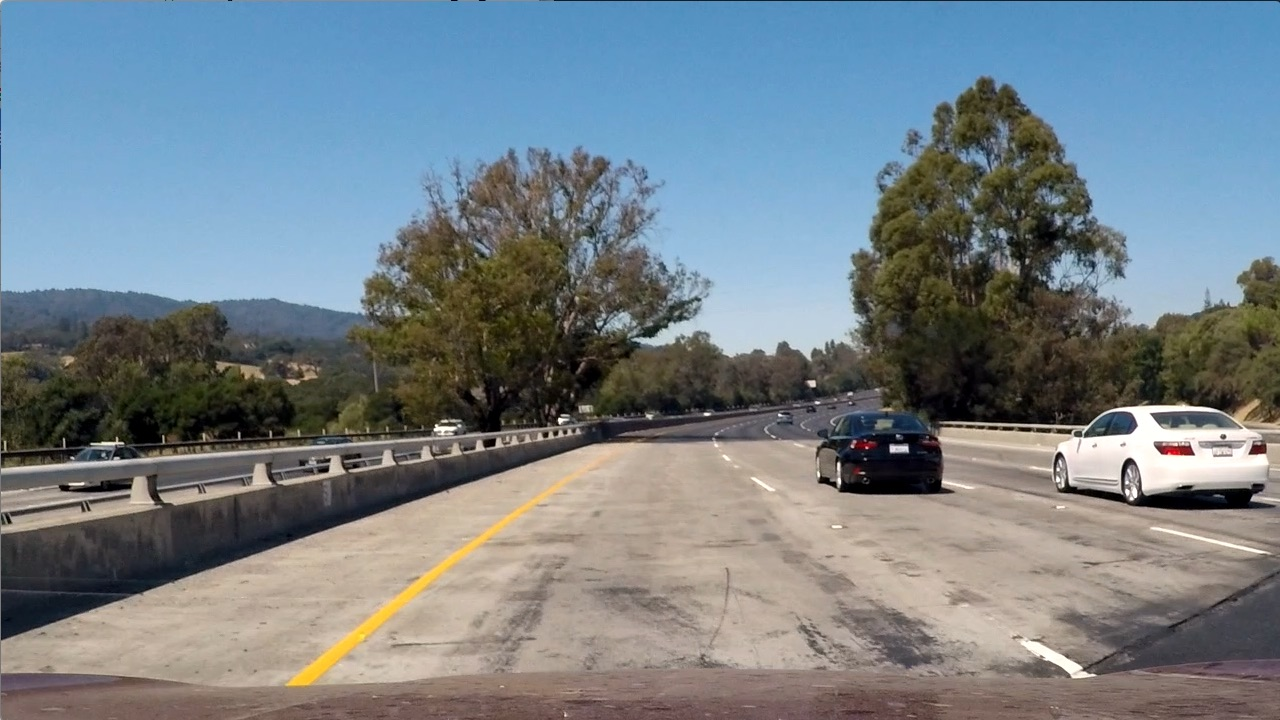
#> input picture test_images/test1.jpg, 1280 x 720 px
$ python lane.py   (older library calls are emulated)
#> lines starting #> are read from the running program, lines starting #| are printed output that depends on the picture; after the words box and inside, x2 and y2 are one past the last pixel; in counts of white or black regions, pixels touching at a corner belong together
### camera.py
import os
import cv2
import pickle
import numpy as np
import matplotlib.pyplot as plt
import matplotlib.image as mpimg


#CONSTANTS
CAMERA_PARAMETERS_FILE = "parameter_camera.pkl"
WARP_PARAMETERS_FILE = "parameter_warp.pkl"

#COMMON FUNCTIONS
# [7 lines left out: function show_image, not called in this run]

def show_images(origin, undistorted, title1="", title2="", filename=None):
    f, (ax1, ax2) = plt.subplots(1, 2, figsize=(24, 9))
    f.tight_layout()
    if len(origin.shape) > 2:
        ax1.imshow(origin)
    else:
        #Gray image
        ax1.imshow(origin, cmap='gray')
    ax1.set_title(title1, fontsize=50)
    if len(undistorted.shape) > 2:
        ax2.imshow(undistorted)
    else:
        #Gray image
        ax2.imshow(undistorted, cmap='gray')
    ax2.set_title(title2, fontsize=50)
    plt.subplots_adjust(left=0., right=1, top=0.9, bottom=0.)
    if filename is not None:
        plt.savefig('output_images/'+filename+'.png', dpi=100)
    plt.show()

## CALIBRATE CAMERA
ret, mtx, dist, rvecs, tvecs = (None, None, None, None, None)

# Calibrate camera using the OpenCv chessboad method
# [35 lines left out: function calibrate_camera, not called in this run]

## UNDISTORT IMAGE
# Undistort images with paramters found with the chessboard method
def undistort_image(img):
    global ret, mtx, dist, rvecs, tvecs
    if mtx is None or dist is None:
        #try to load from file
        try:
            camera_pickle = pickle.load( open( CAMERA_PARAMETERS_FILE, "rb" ) )
            (ret, mtx, dist, rvecs, tvecs) = camera_pickle
        except:
            calibrate_camera('camera_cal')
    return cv2.undistort(img, mtx, dist, None, mtx)

##Transform Bird View Perspective
M = None
Minv = None
# [75 lines left out: functions calibrate_warp_dashboard, calibrate_warp_lane, not called in this run]

def warp(img, nx=9, ny=6):
    global M, Minv
    if M is None:
        try:
            warp_pickle = pickle.load( open(WARP_PARAMETERS_FILE, "rb" ) )
            (M, Minv) = warp_pickle
        except:
            calibrate_warp(img, nx, ny)
    img_size = (img.shape[1], img.shape[0])
    warped = cv2.warpPerspective(img, M, img_size, flags=cv2.INTER_LINEAR)
    return warped

## Separate Region
# [18 lines left out: function region_of_interest, not called in this run]

def drawing(undist, warped, ploty, left_fitx, right_fitx, left_curverad, right_curverad, center, left, right, show=False):
    global Minv

    # Create an image to draw the lines on
    warp_zero = np.zeros_like(warped).astype(np.uint8)
    color_warp = np.dstack((warp_zero, warp_zero, warp_zero))

    # Recast the x and y points into usable format for cv2.fillPoly()
    pts_left = np.array([np.transpose(np.vstack([left_fitx, ploty]))])
    pts_right = np.array([np.flipud(np.transpose(np.vstack([right_fitx, ploty])))])
    pts = np.hstack((pts_left, pts_right))

    # Draw the lane onto the warped blank image
    cv2.fillPoly(color_warp, np.int_([pts]), (0,255, 0))

    # Warp the blank back to original image space using inverse perspective matrix (Minv)
    newwarp = cv2.warpPerspective(color_warp, Minv, (undist.shape[1], undist.shape[0]))

    #Print radius
    mean = (left_curverad + right_curverad)/float(2)
    cv2.putText(newwarp, "Radius: " + ("{0:.3f} (meters)".format(mean)), (20,30), cv2.FONT_HERSHEY_SIMPLEX, 1, (255,255,255), 4, cv2.LINE_AA)

    #Print center
    cv2.putText(newwarp, "Center OFFSET: " + ("{0:.3f} (meters)".format(center)), (20,60), cv2.FONT_HERSHEY_SIMPLEX, 1, (255,255,255), 4, cv2.LINE_AA)

    #Print left
    #cv2.putText(newwarp, "Left Lane: " + ("{0:.3f} (meters)".format(left)), (20,90), cv2.FONT_HERSHEY_SIMPLEX, 1, (255,255,255), 4, cv2.LINE_AA)

    #Print right
    #cv2.putText(newwarp, "Right Lane: " + ("{0:.3f} (meters)".format(right)), (20,120), cv2.FONT_HERSHEY_SIMPLEX, 1, (255,255,255), 4, cv2.LINE_AA)

    # Combine the result with the original image
    result = cv2.addWeighted(undist, 1, newwarp, 0.3, 0)
    if show:
        plt.imshow(result)
        plt.show()
    return result

# [8 lines that do not run on import are left out]
    #warp = warp(undistorted)
    #show_images(undistorted, warp, title1='Orginal', title2='Warped', filename='warp')


### gradient.py
import cv2
import numpy as np

## GRADIENT
def abs_sobel_thresh(img, orient='x', sobel_kernel=3, thresh=(0, 255)):
    # Calculate directional gradient
    o1, o2 = (1,0)
    if orient=='y':
        o1, o2 = (0,1)
    sobel = cv2.Sobel(img, cv2.CV_64F, o1, o2, ksize=sobel_kernel)
    sobel = np.absolute(sobel)
    # Rescale to 8-bit (0 - 255) then convert to type = np.uint8
    scaled_sobel = np.uint8(255*sobel/np.max(sobel))
    # Create a mask of 1's where the scaled gradient magnitude
    sbinary = np.zeros_like(scaled_sobel)
    # Apply threshold
    sbinary[(scaled_sobel >= thresh[0]) & (scaled_sobel <= thresh[1])] = 1
    return sbinary

# [25 lines left out: functions mag_thresh, dir_threshold, not called in this run]

def hls_threshold(img, thresh=(0, 255)):
    hls = cv2.cvtColor(img, cv2.COLOR_RGB2HLS)
    #threshold saturation
    s_channel = hls[:,:,2]
    s_binary = np.zeros_like(s_channel)
    s_binary[(s_channel >= thresh[0]) & (s_channel <= thresh[1])] = 1
    return s_binary

def hue_threshold(img):
    hsv = cv2.cvtColor(img, cv2.COLOR_RGB2HSV)
    #get yellow and white color for hue
    h_channel = hsv[:,:,0]
    s_channel = hsv[:,:,1]
    v_channel = hsv[:,:,2]
    #get only yellow
    y_binary = np.zeros_like(h_channel)
    y_binary[((h_channel >= 0) & (h_channel <= 40))
             & ((s_channel >= 80) & (s_channel <= 255))
             & ((v_channel >= 200) & (v_channel <= 255))] = 1 #200 - 255
    #get only white
    w_binary = np.zeros_like(h_channel)
    w_binary[((h_channel >= 20) & (h_channel <= 255))
             & ((s_channel >= 0) & (s_channel <= 80))
             & ((v_channel >= 200) & (v_channel <= 255))] = 1
    combined = np.zeros_like(h_channel)
    combined[((y_binary == 1) | (w_binary == 1))] = 1
    return combined

# [26 lines left out: function test_gradient, not called in this run]

def combined_gradient(img):
    gray = cv2.cvtColor(img, cv2.COLOR_RGB2GRAY)
    gradx = abs_sobel_thresh(gray, orient='x', sobel_kernel=3, thresh=(20,100))
    hls = hls_threshold(img, thresh=(170, 255))
    hue = hue_threshold(img)
    combined = np.zeros_like(gradx)
    combined[((hue == 1) & (hls == 1)) | (gradx == 1) ] = 1
    return combined

# [12 lines that do not run on import are left out]

### lane.py
import cv2
import pickle
import numpy as np
import matplotlib.pyplot as plt
import matplotlib.image as mpimg

#Classes
# Define a class to receive the characteristics of each line detection
class Line():

    n = 45# 45 frames / 1/2 seconds
    def __init__(self, width, height):
        self.reset(width, height)

    def reset(self, width, height):
        #numer of misses
        self.miss = 0
        #const ploty
        self.ploty = np.linspace(0, height-1, height)
        # was the line detected in the last iteration?
        self.detected = False  #
        # x values of the last n fits of the line
        self.recent_xfitted = []#
        # confidence weights for fitted line
        self.recent_xconfidence = [] #between 0-1
        #average x values of the fitted line over the last n iterations
        self.bestx = None#
        #polynomial coefficients averaged over the last n iterations
        self.best_fit = None
        #polynomial coefficients for the most recent fit
        self.current_fit = [np.array([False])]
        #radius of curvature of the line in some units
        self.radius_of_curvature = None#
        self.radius_of_curvature_n = []#
        #distance in meters of vehicle center from the lane
        self.line_base_pos = None#
        self.line_base_pos_n = []#
        #distance in meters of vehicle center from the line
        self.line_base_pos_center = None#
        self.line_base_pos_center_n = []#
        #x values for detected line pixels
        self.allx = None
        #y values for detected line pixels
        self.ally = None

    # [69 lines left out: functions update, histogram_max, histogram_gradient, plot_curve, not called in this run]

def compute_metrics(p, lx, rx, width):

    # Define conversions in x and y from pixels space to meters
    ym_per_pix = 30/720 # meters per pixel in y dimension
    xm_per_pix = 3.7/800 # meters per pixel in x dimension
    lx = lx[::-1]  # Reverse to match top-to-bottom in y
    rx = rx[::-1]  # Reverse to match top-to-bottom in y

    y_eval = np.max(p)

    # Fit new polynomials to x,y in world space
    left_fit_cr = np.polyfit(p*ym_per_pix, lx*xm_per_pix, 2)
    right_fit_cr = np.polyfit(p*ym_per_pix, rx*xm_per_pix, 2)
    # Calculate the new radii of curvature
    left_curverad = ((1 + (2*left_fit_cr[0]*y_eval*ym_per_pix + left_fit_cr[1])**2)**1.5) / np.absolute(2*left_fit_cr[0])
    right_curverad = ((1 + (2*right_fit_cr[0]*y_eval*ym_per_pix + right_fit_cr[1])**2)**1.5) / np.absolute(2*right_fit_cr[0])
    # Now our radius of curvature is in meters

     #Compute center
    center_lane = (lx[0] + (rx[0] - lx[0])/2)
    center_img  = width/2
    center = abs((center_lane - center_img)*(xm_per_pix))

    #Compute left
    left = abs((center_lane - lx[0])*(xm_per_pix))

    #Compute right
    right = abs((rx[0] - center_lane)*(xm_per_pix))

    return (left_curverad, right_curverad, center, left, right)

def sliding_window(img_binary, show_image=False):

    left_fit  = None
    right_fit = None
    left_fitx = None
    right_fitx= None
    left_lane_inds  = None
    right_lane_inds = None
    leftx = None
    rightx = None

    # Take a histogram of the bottom half of the image
    histogram = np.sum(img_binary[img_binary.shape[0]//2:,:], axis=0)
    # Create an output image to draw on and  visualize the result
    if show_image:
        out_img = np.dstack((img_binary, img_binary, img_binary))*255
    # Find the peak of the left and right halves of the histogram
    # These will be the starting point for the left and right lines
    midpoint = np.int(histogram.shape[0]/2)
    leftx_base = np.argmax(histogram[:midpoint])
    rightx_base = np.argmax(histogram[midpoint:]) + midpoint

    # Choose the number of sliding windows
    nwindows = 9
    # Set height of windows
    window_height = np.int(img_binary.shape[0]/nwindows)
    # Identify the x and y positions of all nonzero pixels in the image
    nonzero = img_binary.nonzero()
    nonzeroy = np.array(nonzero[0])
    nonzerox = np.array(nonzero[1])
    # Current positions to be updated for each window
    leftx_current = leftx_base
    rightx_current = rightx_base
    # Set the width of the windows +/- margin
    margin = 100
    # Set minimum number of pixels found to recenter window
    minpix = 50
    # Create empty lists to receive left and right lane pixel indices
    left_lane_inds = []
    right_lane_inds = []

    # Step through the windows one by one
    for window in range(nwindows):
        # Identify window boundaries in x and y (and right and left)
        win_y_low = img_binary.shape[0] - (window+1)*window_height
        win_y_high = img_binary.shape[0] - window*window_height
        win_xleft_low = leftx_current - margin
        win_xleft_high = leftx_current + margin
        win_xright_low = rightx_current - margin
        win_xright_high = rightx_current + margin
        # Draw the windows on the visualization image
        if show_image:
            cv2.rectangle(out_img,(win_xleft_low,win_y_low),(win_xleft_high,win_y_high),(0,255,0), 2)
            cv2.rectangle(out_img,(win_xright_low,win_y_low),(win_xright_high,win_y_high),(0,255,0), 2)
        # Identify the nonzero pixels in x and y within the window
        good_left_inds = ((nonzeroy >= win_y_low) & (nonzeroy < win_y_high) & (nonzerox >= win_xleft_low) & (nonzerox < win_xleft_high)).nonzero()[0]
        good_right_inds = ((nonzeroy >= win_y_low) & (nonzeroy < win_y_high) & (nonzerox >= win_xright_low) & (nonzerox < win_xright_high)).nonzero()[0]
        # Append these indices to the lists
        left_lane_inds.append(good_left_inds)
        right_lane_inds.append(good_right_inds)
        # If you found > minpix pixels, recenter next window on their mean position
        if len(good_left_inds) > minpix:
            leftx_current = np.int(np.mean(nonzerox[good_left_inds]))
        if len(good_right_inds) > minpix:
            rightx_current = np.int(np.mean(nonzerox[good_right_inds]))

    # Concatenate the arrays of indices
    left_lane_inds = np.concatenate(left_lane_inds)
    right_lane_inds = np.concatenate(right_lane_inds)

    # Extract left and right line pixel positions
    leftx = nonzerox[left_lane_inds]
    lefty = nonzeroy[left_lane_inds]
    rightx = nonzerox[right_lane_inds]
    righty = nonzeroy[right_lane_inds]

    try:
        # Fit a second order polynomial to each
        left_fit = np.polyfit(lefty, leftx, 2)
        right_fit = np.polyfit(righty, rightx, 2)
    except:
        return (left_fit, right_fit, left_fitx, right_fitx, left_lane_inds, right_lane_inds, leftx, rightx)

    # Generate x and y values for plotting
    ploty = np.linspace(0, img_binary.shape[0]-1, img_binary.shape[0] )
    left_fitx = left_fit[0]*ploty**2 + left_fit[1]*ploty + left_fit[2]
    right_fitx = right_fit[0]*ploty**2 + right_fit[1]*ploty + right_fit[2]

    if show_image:
        out_img[nonzeroy[left_lane_inds], nonzerox[left_lane_inds]] = [255, 0, 0]
        out_img[nonzeroy[right_lane_inds], nonzerox[right_lane_inds]] = [0, 0, 255]
        plt.imshow(out_img)
        plt.plot(left_fitx, ploty, color='yellow')
        plt.plot(right_fitx, ploty, color='yellow')
        plt.xlim(0, 1280)
        plt.ylim(720, 0)
        plt.savefig('output_images/corners_window.png', dpi=100)
        plt.show()

    #get radius
    (left_curverad, right_curverad) = (0,0)#compute_radius(ploty, left_fitx, lefty, right_fitx, righty)

    return (left_fit, right_fit, left_fitx, right_fitx, left_lane_inds, right_lane_inds, leftx, lefty, rightx, righty)

# [33 lines left out: function fit_again, not called in this run]


if __name__ == "__main__":
    import matplotlib.image as mpimg
    #Project imports
    import camera
    import gradient

    print("Test Lane Detection")
    LEFT_LINE  = Line(1280, 720)
    RIGHT_LINE = Line(1280, 720)
    #img = mpimg.imread('test_images/straight_lines2.jpg')
    img = mpimg.imread('test_images/test1.jpg')
#> img is the input picture: shape (720, 1280, 3); mean R, G, B 117.5, 128.7, 135.5
    img_undistorted = camera.undistort_image(img)
#> (reads parameter_camera.pkl from the repository)
    img_warp = camera.warp(img_undistorted)
#> (reads parameter_warp.pkl from the repository)
    img_gradient = gradient.combined_gradient(img_warp)
#> in combined_gradient, `gradx = abs_sobel_thresh(gray, orient='x', sobel_kernel=3, thresh=(20,..`:
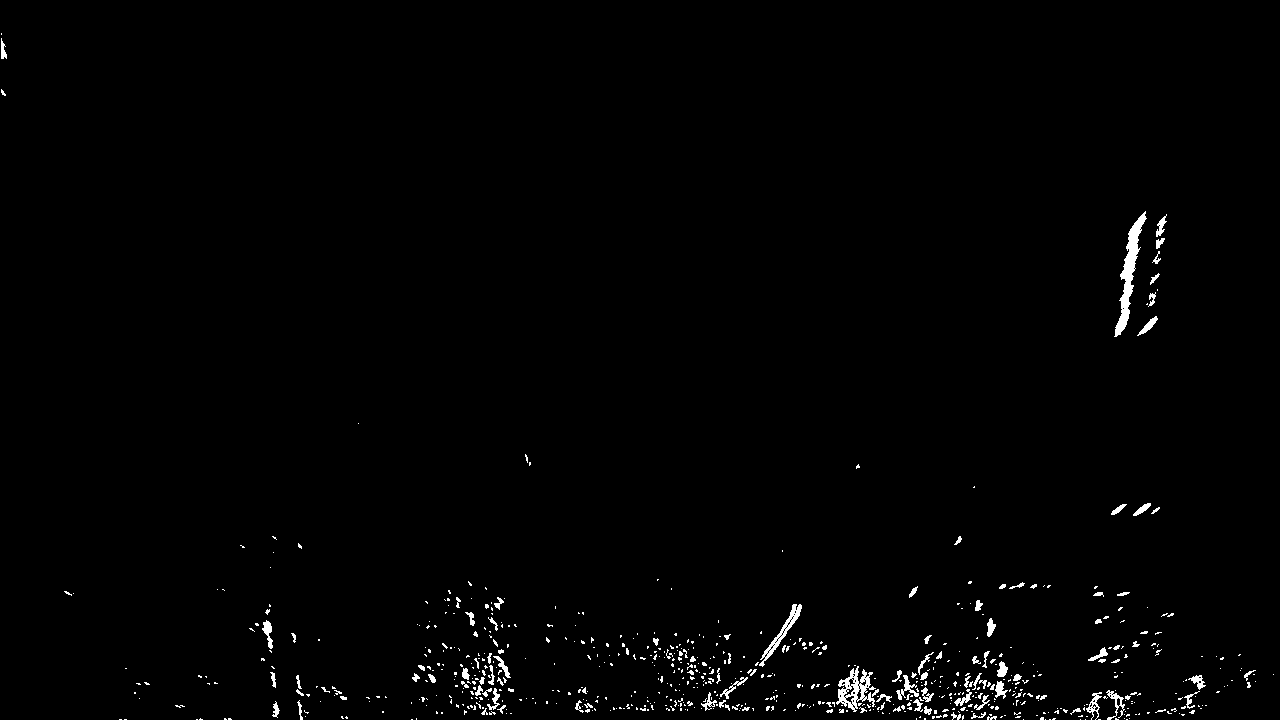
#> gradx: shape (720, 1280); values 0 (black) and 1 (white), 1.2% white; 718 white regions (615 under 20 px), largest, box (x1, y1, x2, y2) and area: (1114, 211, 1147, 337) 1159, (836, 666, 876, 712) 756, (759, 604, 802, 667) 466
#> in hue_threshold, `s_channel = hsv[:,:,1]`:
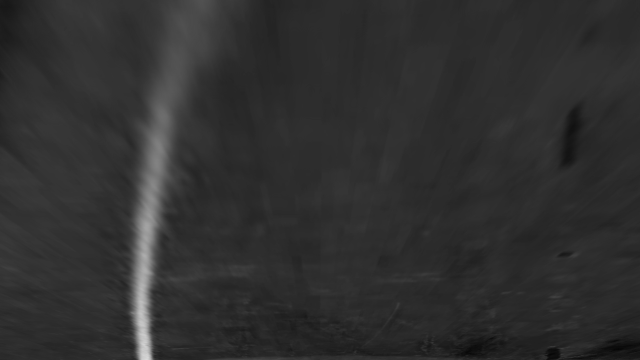
#> s_channel: shape (720, 1280) (shown at 1/2 size); min 5, max 219, mean 47.8
#> in hue_threshold, `v_channel = hsv[:,:,2]`:
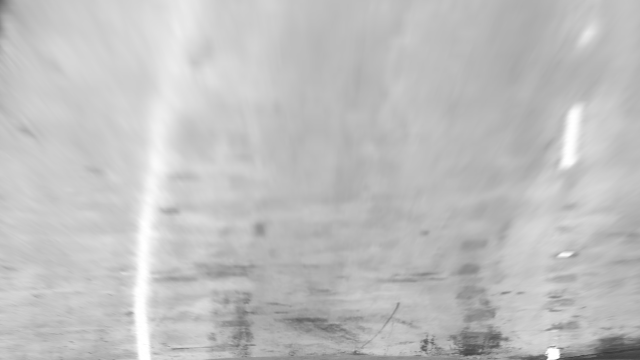
#> v_channel: shape (720, 1280) (shown at 1/2 size); min 39, max 255, mean 191.4
#> in combined_gradient, `hue = hue_threshold(img)`:
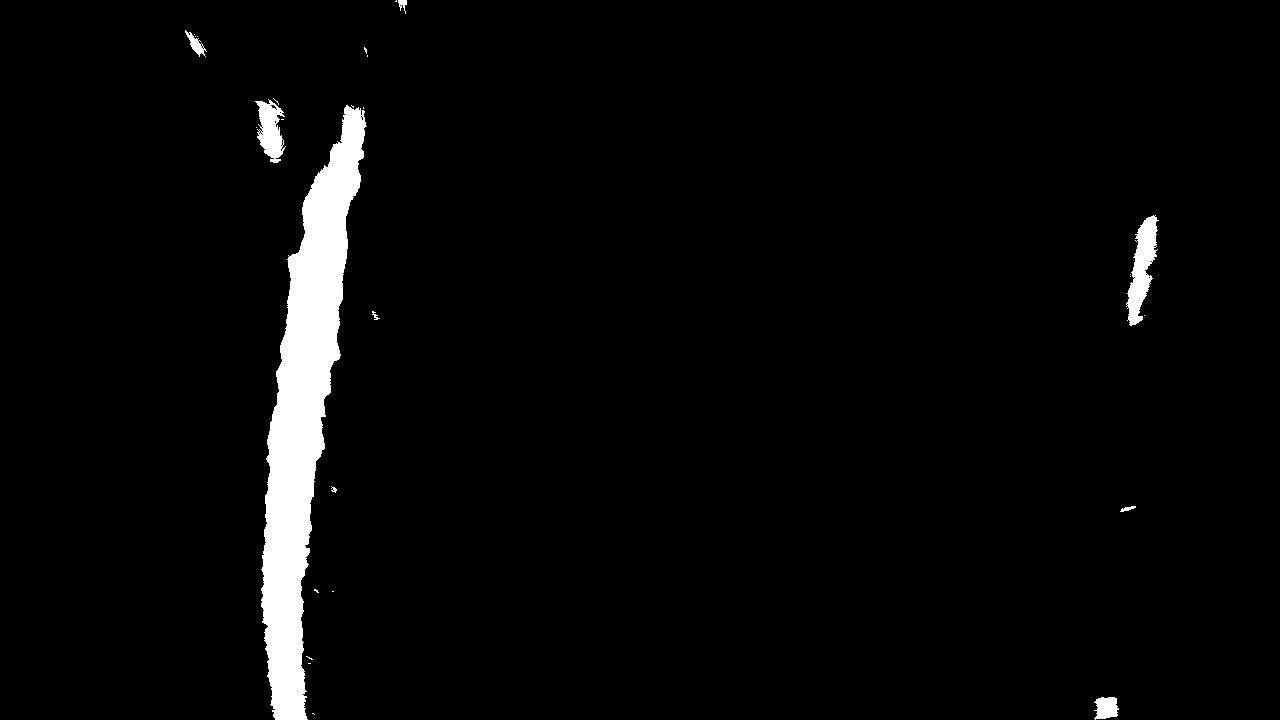
#> hue: shape (720, 1280); values 0 (black) and 1 (white), 3.3% white; 28 white regions (19 under 20 px), largest, box (x1, y1, x2, y2) and area: (261, 105, 367, 720) 27047, (1126, 215, 1159, 326) 1789, (255, 99, 286, 163) 1137
#> img_gradient: shape (720, 1280); values 0 (black) and 1 (white), 3% white; 701 white regions (605 under 20 px), largest, box (x1, y1, x2, y2) and area: (262, 210, 337, 720) 15185, (1114, 211, 1154, 337) 2323, (836, 666, 876, 712) 756
    (left_fit, right_fit, left_fitx, right_fitx, left_lane_inds, right_lane_inds, leftx, lefty, rightx, righty) = sliding_window(img_gradient)
#> (the rest of the program and of its run is left out)
